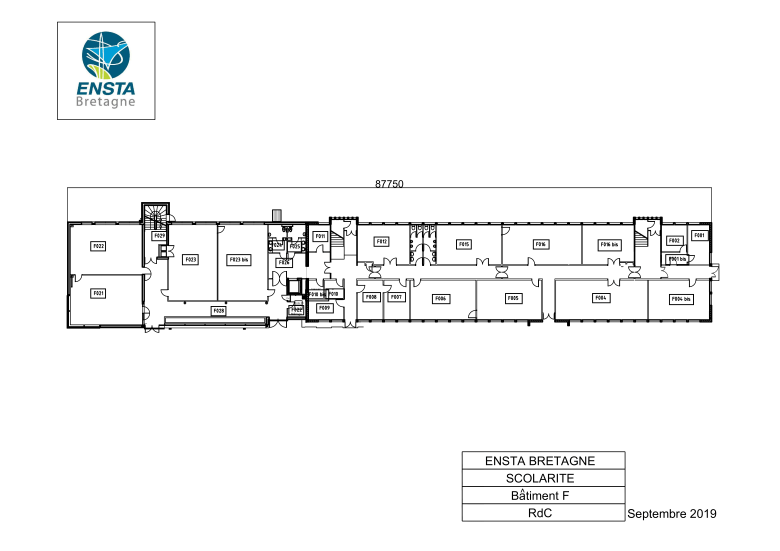
#> input picture where_am_i/Batiment F rdc 2019-1.png, 2339 x 1653 px (shown at 1/3 size)
$ python Salle.py
#> lines starting #> are read from the running program, lines starting #| are printed output that depends on the picture
import cv2

plan=cv2.imread("Batiment F rdc 2019-1.png")
#> plan is the input picture: shape (1653, 2339, 3); mean B, G, R 246.3, 246.2, 245.8
plan_resize=cv2.resize(plan,(1300,1000))
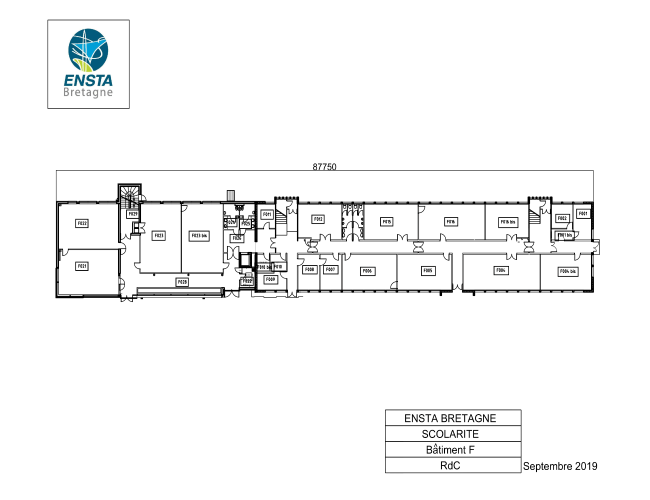
#> plan_resize: shape (1000, 1300, 3) (shown at 1/2 size); mean B, G, R 246.4, 246.3, 245.9

class Salle():
    def __init__(self, porte, numero, nom='', dico_nom = [], dico_numero = [] ): # salle avec un numero et un personnel assigné
        self.__porte = porte #liste de pixel
        if dico_nom!=[]:
            self.nom = self.nom(nom,dico_nom)
        else:
            self.nom = nom

        if dico_numero!=[]:
            self.__numero = self.numero(numero,dico_numero)
        else:
            self.__numero = numero

    def __str__(self):
        if len(self.nom)==0:
            return 'Salle '+self.__numero+' -- non assignée'
        return 'Salle '+self.__numero+' -- '+self.nom


    def numero(self,num,d_num):
        if num not in d_num:
            return "numéro inconnu"
        else: return num

    def nom(self,nom,d_nom):
        if nom not in d_nom:
            return "nom inconnu"
        else: return nom


if __name__=='__main__':
    S = Salle([None],'E006','Zerr')
    print(S)
    cv2.imshow("Output2", plan_resize)
    cv2.waitKey(0)

$ run again, with where_am_i/Batiment F 1er étage 2019-1.png copied over where_am_i/Batiment F rdc 2019-1.png
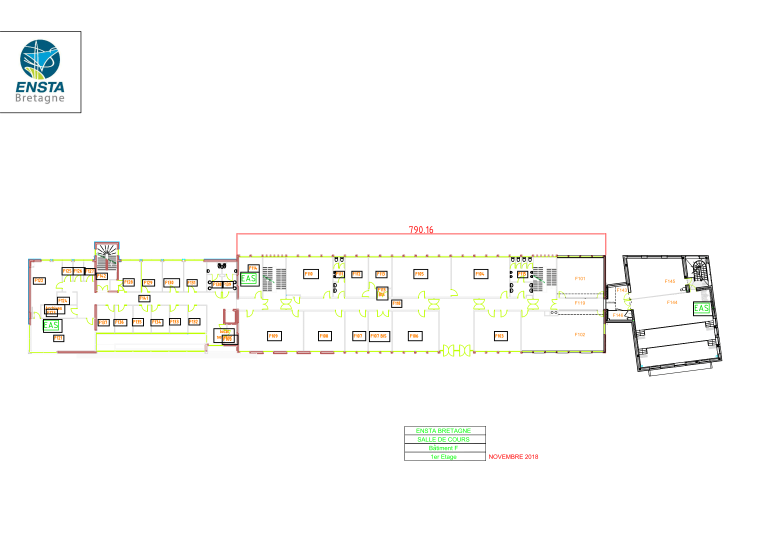
#> input picture where_am_i/Batiment F 1er étage 2019-1.png, 2339 x 1653 px (shown at 1/3 size)
#> plan is the input picture: shape (1653, 2339, 3); mean B, G, R 248.9, 250.5, 250.3
#> `plan_resize=cv2.resize(plan,(1300,1000))`:
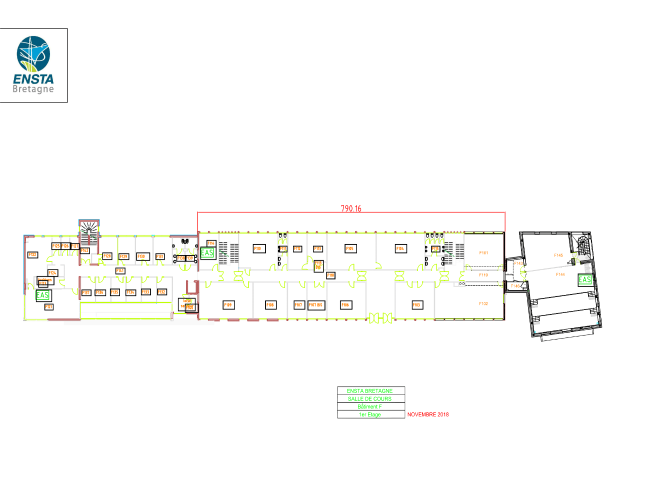
#> plan_resize: shape (1000, 1300, 3) (shown at 1/2 size); mean B, G, R 248.9, 250.5, 250.3

$ run again, with where_am_i/Batiment F 2eme etage 2019-1.png copied over where_am_i/Batiment F rdc 2019-1.png
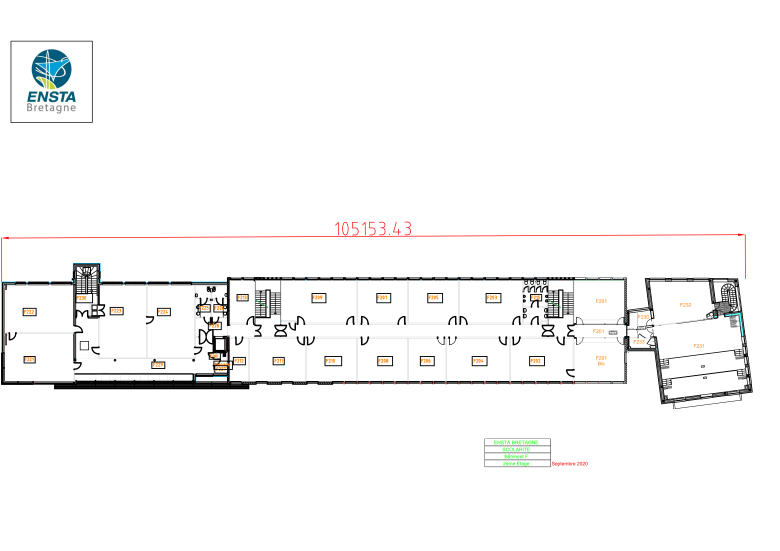
#> input picture where_am_i/Batiment F 2eme etage 2019-1.png, 2339 x 1653 px (shown at 1/3 size)
#> plan is the input picture: shape (1653, 2339, 3); mean B, G, R 246.7, 246.8, 247
#> `plan_resize=cv2.resize(plan,(1300,1000))`:
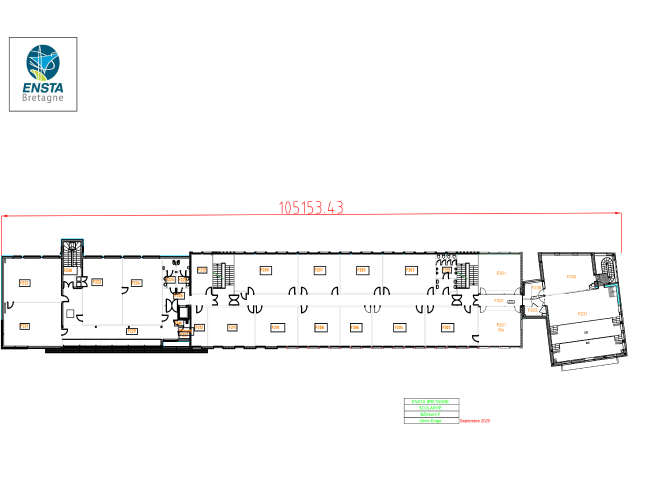
#> plan_resize: shape (1000, 1300, 3) (shown at 1/2 size); mean B, G, R 246.7, 246.8, 247
